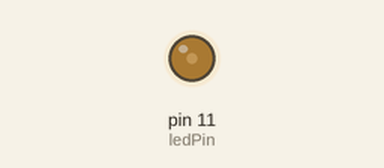
Simulated run of this sketch. Board: Arduino Uno, built with avr-gcc and run on an emulated ATmega328P. Shown: output pins drawn as LEDs (lit = HIGH).

Above: at 0.7 s.
At 6.7 s:
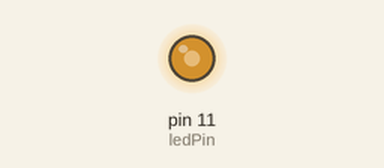
At 13.3 s:
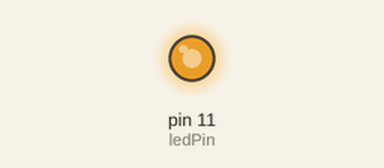
At 25.7 s:
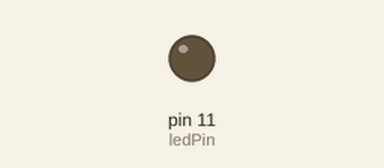
Timing chart, 0 to 27.2 s (numbered marks = the images above):
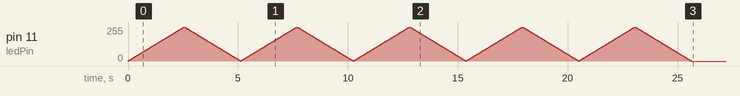

The sketch:

Jun14d_LED_Fade_5Times.ino
```cpp
int ledPin = 11;
int numLoops = 5;  // Change this to the number of fade cycles

void setup() {
  pinMode(ledPin, OUTPUT);

  for (int loopCount = 0; loopCount < numLoops; loopCount++) {

    // Fade In
    for (int brightness = 0; brightness <= 255; brightness++) {
      analogWrite(ledPin, brightness);
      delay(10);
    }

    // Fade Out
    for (int brightness = 255; brightness >= 0; brightness--) {
      analogWrite(ledPin, brightness);
      delay(10);
    }
  }

  analogWrite(ledPin, 0); // Turn LED off after completing all loops
}

void loop() {
  // Nothing here
}
```
